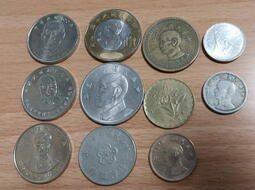
%> input picture class_2/a.jpg, 255 x 190 px
$ octave untitled.m   (GNU Octave 9; MATLAB toolbox functions it lacks are replaced by stand-ins)
%> lines starting %> are read from the running program, lines starting %| are printed output that depends on the picture
clc;clear;close all;
ori_img = imread("a.jpg");
%> ori_img is the input picture: size 190x255x3 uint8; mean R, G, B 135, 125, 115
img = imnoise(ori_img, "gaussian");
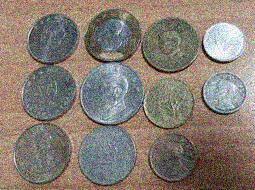
%> img: size 190x255x3 uint8; mean R, G, B 134.7, 124.9, 115

% mean filter - start
tic
FILTER_SIZE = 9;
[R, C, CHANNEL] = size(img);
%> R = 190; C = 255; CHANNEL = 3
result = zeros([R, C]);

padding_size = (FILTER_SIZE-1)/2;
region_size = CHANNEL * FILTER_SIZE * FILTER_SIZE;
%> region_size = 243
for r=1+padding_size:R-padding_size
    for c=1+padding_size:C-padding_size
%         region = img(r-padding_size:r+padding_size, c-padding_size:c+padding_size, :);
%         pixel = sum(region,"all") / region_size;


        result(r, c) = sum(img(r-padding_size:r+padding_size, c-padding_size:c+padding_size, :),"all") / region_size;
    end
end
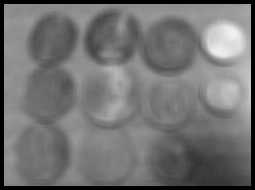
%> result: size 190x255 double; min 0, max 242.8, mean 115.3
result = uint8(result);
%> result: size 190x255 uint8
toc
% mean filter - end


% result = immultiply(img, 5);


subplot(1, 2, 1);imshow(ori_img)
subplot(1, 2, 2);imshow(result)
